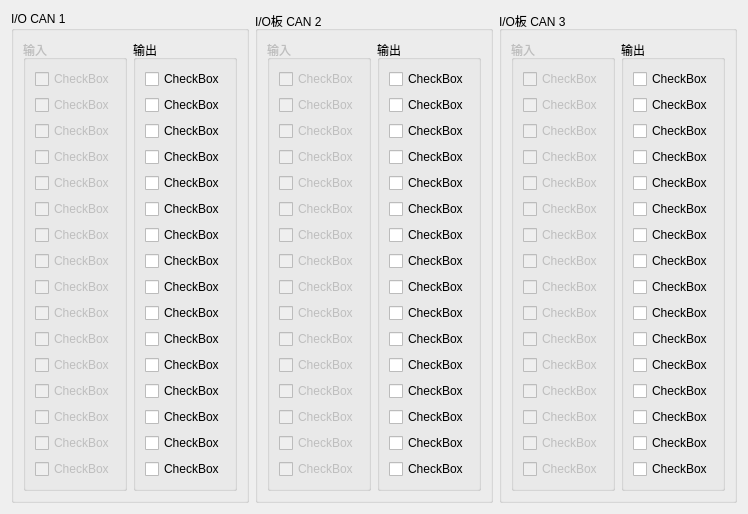
      <widget class="QWidget" name="tab_4">
       <attribute name="title">
        <string>页</string>
       </attribute>
       <layout class="QGridLayout" name="gridLayout_7">
        <item row="0" column="0">
         <layout class="QHBoxLayout" name="horizontalLayout_4">
          <item>
           <widget class="QGroupBox" name="groupBox_4">
            <property name="title">
             <string>I/O CAN 1</string>
            </property>
            <layout class="QGridLayout" name="gridLayout">
             <item row="0" column="0">
              <layout class="QHBoxLayout" name="horizontalLayout">
               <item>
                <widget class="QGroupBox" name="groupBox_2">
                 <property name="enabled">
                  <bool>false</bool>
                 </property>
                 <property name="title">
                  <string>输入</string>
                 </property>
                 <layout class="QVBoxLayout" name="verticalLayout_2">
                  <item>
                   <widget class="QCheckBox" name="checkBoxInG1_1">
                    <property name="text">
                     <string>CheckBox</string>
                    </property>
                   </widget>
                  </item>
                  <item>
                   <widget class="QCheckBox" name="checkBoxInG1_2">
                    <property name="text">
                     <string>CheckBox</string>
                    </property>
                   </widget>
                  </item>
                  <item>
                   <widget class="QCheckBox" name="checkBoxInG1_3">
                    <property name="text">
                     <string>CheckBox</string>
                    </property>
                   </widget>
                  </item>
                  <item>
                   <widget class="QCheckBox" name="checkBoxInG1_4">
                    <property name="text">
                     <string>CheckBox</string>
                    </property>
                   </widget>
                  </item>
                  <item>
                   <widget class="QCheckBox" name="checkBoxInG1_5">
                    <property name="text">
                     <string>CheckBox</string>
                    </property>
                   </widget>
                  </item>
                  <item>
                   <widget class="QCheckBox" name="checkBoxInG1_6">
                    <property name="text">
                     <string>CheckBox</string>
                    </property>
                   </widget>
                  </item>
                  <item>
                   <widget class="QCheckBox" name="checkBoxInG1_7">
                    <property name="text">
                     <string>CheckBox</string>
                    </property>
                   </widget>
                  </item>
                  <item>
                   <widget class="QCheckBox" name="checkBoxInG1_8">
                    <property name="text">
                     <string>CheckBox</string>
                    </property>
                   </widget>
                  </item>
                  <item>
                   <widget class="QCheckBox" name="checkBoxInG1_9">
                    <property name="text">
                     <string>CheckBox</string>
                    </property>
                   </widget>
                  </item>
                  <item>
                   <widget class="QCheckBox" name="checkBoxInG1_10">
                    <property name="text">
                     <string>CheckBox</string>
                    </property>
                   </widget>
                  </item>
                  <item>
                   <widget class="QCheckBox" name="checkBoxInG1_11">
                    <property name="text">
                     <string>CheckBox</string>
                    </property>
                   </widget>
                  </item>
                  <item>
                   <widget class="QCheckBox" name="checkBoxInG1_12">
                    <property name="text">
                     <string>CheckBox</string>
                    </property>
                   </widget>
                  </item>
                  <item>
                   <widget class="QCheckBox" name="checkBoxInG1_13">
                    <property name="text">
                     <string>CheckBox</string>
                    </property>
                   </widget>
                  </item>
                  <item>
                   <widget class="QCheckBox" name="checkBoxInG1_14">
                    <property name="text">
                     <string>CheckBox</string>
                    </property>
                   </widget>
                  </item>
                  <item>
                   <widget class="QCheckBox" name="checkBoxInG1_15">
                    <property name="text">
                     <string>CheckBox</string>
                    </property>
                   </widget>
                  </item>
                  <item>
                   <widget class="QCheckBox" name="checkBoxInG1_16">
                    <property name="text">
                     <string>CheckBox</string>
                    </property>
                   </widget>
                  </item>
                 </layout>
                </widget>
               </item>
               <item>
                <widget class="QGroupBox" name="groupBox_3">
                 <property name="title">
                  <string>输出</string>
                 </property>
                 <layout class="QVBoxLayout" name="verticalLayout">
                  <item>
                   <widget class="QCheckBox" name="checkBoxOutG1_1">
                    <property name="text">
                     <string>CheckBox</string>
                    </property>
                   </widget>
                  </item>
                  <item>
                   <widget class="QCheckBox" name="checkBoxOutG1_2">
                    <property name="text">
                     <string>CheckBox</string>
                    </property>
                   </widget>
                  </item>
                  <item>
                   <widget class="QCheckBox" name="checkBoxOutG1_3">
                    <property name="text">
                     <string>CheckBox</string>
                    </property>
                   </widget>
                  </item>
                  <item>
                   <widget class="QCheckBox" name="checkBoxOutG1_4">
                    <property name="text">
                     <string>CheckBox</string>
                    </property>
                   </widget>
                  </item>
                  <item>
                   <widget class="QCheckBox" name="checkBoxOutG1_5">
                    <property name="text">
                     <string>CheckBox</string>
                    </property>
                   </widget>
                  </item>
                  <item>
                   <widget class="QCheckBox" name="checkBoxOutG1_6">
                    <property name="text">
                     <string>CheckBox</string>
                    </property>
                   </widget>
                  </item>
                  <item>
                   <widget class="QCheckBox" name="checkBoxOutG1_7">
                    <property name="text">
                     <string>CheckBox</string>
                    </property>
                   </widget>
                  </item>
                  <item>
                   <widget class="QCheckBox" name="checkBoxOutG1_8">
                    <property name="text">
                     <string>CheckBox</string>
                    </property>
                   </widget>
                  </item>
                  <item>
                   <widget class="QCheckBox" name="checkBoxOutG1_9">
                    <property name="text">
                     <string>CheckBox</string>
                    </property>
                   </widget>
                  </item>
                  <item>
                   <widget class="QCheckBox" name="checkBoxOutG1_10">
                    <property name="text">
                     <string>CheckBox</string>
                    </property>
                   </widget>
                  </item>
                  <item>
                   <widget class="QCheckBox" name="checkBoxOutG1_11">
                    <property name="text">
                     <string>CheckBox</string>
                    </property>
                   </widget>
                  </item>
                  <item>
                   <widget class="QCheckBox" name="checkBoxOutG1_12">
                    <property name="text">
                     <string>CheckBox</string>
                    </property>
                   </widget>
                  </item>
                  <item>
                   <widget class="QCheckBox" name="checkBoxOutG1_13">
                    <property name="text">
                     <string>CheckBox</string>
                    </property>
                   </widget>
                  </item>
                  <item>
                   <widget class="QCheckBox" name="checkBoxOutG1_14">
                    <property name="text">
                     <string>CheckBox</string>
                    </property>
                   </widget>
                  </item>
                  <item>
                   <widget class="QCheckBox" name="checkBoxOutG1_15">
                    <property name="text">
                     <string>CheckBox</string>
                    </property>
                   </widget>
                  </item>
                  <item>
                   <widget class="QCheckBox" name="checkBoxOutG1_16">
                    <property name="text">
                     <string>CheckBox</string>
                    </property>
                   </widget>
                  </item>
                 </layout>
                </widget>
               </item>
              </layout>
             </item>
            </layout>
           </widget>
          </item>
          <item>
           <widget class="QGroupBox" name="groupBox_5">
            <property name="title">
             <string>I/O板 CAN 2</string>
            </property>
            <layout class="QGridLayout" name="gridLayout_2">
             <item row="0" column="0">
              <layout class="QHBoxLayout" name="horizontalLayout_2">
               <item>
                <widget class="QGroupBox" name="groupBox_6">
                 <property name="enabled">
                  <bool>false</bool>
                 </property>
                 <property name="title">
                  <string>输入</string>
                 </property>
                 <layout class="QVBoxLayout" name="verticalLayout_9">
                  <item>
                   <widget class="QCheckBox" name="checkBoxInG2_1">
                    <property name="text">
                     <string>CheckBox</string>
                    </property>
                   </widget>
                  </item>
                  <item>
                   <widget class="QCheckBox" name="checkBoxInG2_2">
                    <property name="text">
                     <string>CheckBox</string>
                    </property>
                   </widget>
                  </item>
                  <item>
                   <widget class="QCheckBox" name="checkBoxInG2_3">
                    <property name="text">
                     <string>CheckBox</string>
                    </property>
                   </widget>
                  </item>
                  <item>
                   <widget class="QCheckBox" name="checkBoxInG2_4">
                    <property name="text">
                     <string>CheckBox</string>
                    </property>
                   </widget>
                  </item>
                  <item>
                   <widget class="QCheckBox" name="checkBoxInG2_5">
                    <property name="text">
                     <string>CheckBox</string>
                    </property>
                   </widget>
                  </item>
                  <item>
                   <widget class="QCheckBox" name="checkBoxInG2_6">
                    <property name="text">
                     <string>CheckBox</string>
                    </property>
                   </widget>
                  </item>
                  <item>
                   <widget class="QCheckBox" name="checkBoxInG2_7">
                    <property name="text">
                     <string>CheckBox</string>
                    </property>
                   </widget>
                  </item>
                  <item>
                   <widget class="QCheckBox" name="checkBoxInG2_8">
                    <property name="text">
                     <string>CheckBox</string>
                    </property>
                   </widget>
                  </item>
                  <item>
                   <widget class="QCheckBox" name="checkBoxInG2_9">
                    <property name="text">
                     <string>CheckBox</string>
                    </property>
                   </widget>
                  </item>
                  <item>
                   <widget class="QCheckBox" name="checkBoxInG2_10">
                    <property name="text">
                     <string>CheckBox</string>
                    </property>
                   </widget>
                  </item>
                  <item>
                   <widget class="QCheckBox" name="checkBoxInG2_11">
                    <property name="text">
                     <string>CheckBox</string>
                    </property>
                   </widget>
                  </item>
                  <item>
                   <widget class="QCheckBox" name="checkBoxInG2_12">
                    <property name="text">
                     <string>CheckBox</string>
                    </property>
                   </widget>
                  </item>
                  <item>
                   <widget class="QCheckBox" name="checkBoxInG2_13">
                    <property name="text">
                     <string>CheckBox</string>
                    </property>
                   </widget>
                  </item>
                  <item>
                   <widget class="QCheckBox" name="checkBoxInG2_14">
                    <property name="text">
                     <string>CheckBox</string>
                    </property>
                   </widget>
                  </item>
                  <item>
                   <widget class="QCheckBox" name="checkBoxInG2_15">
                    <property name="text">
                     <string>CheckBox</string>
                    </property>
                   </widget>
                  </item>
                  <item>
                   <widget class="QCheckBox" name="checkBoxInG2_16">
                    <property name="text">
                     <string>CheckBox</string>
                    </property>
                   </widget>
                  </item>
                 </layout>
                </widget>
               </item>
               <item>
                <widget class="QGroupBox" name="groupBox_7">
                 <property name="title">
                  <string>输出</string>
                 </property>
                 <layout class="QVBoxLayout" name="verticalLayout_10">
                  <item>
                   <widget class="QCheckBox" name="checkBoxOutG2_1">
                    <property name="text">
                     <string>CheckBox</string>
                    </property>
                   </widget>
                  </item>
                  <item>
                   <widget class="QCheckBox" name="checkBoxOutG2_2">
                    <property name="text">
                     <string>CheckBox</string>
                    </property>
                   </widget>
                  </item>
                  <item>
                   <widget class="QCheckBox" name="checkBoxOutG2_3">
                    <property name="text">
                     <string>CheckBox</string>
                    </property>
                   </widget>
                  </item>
                  <item>
                   <widget class="QCheckBox" name="checkBoxOutG2_4">
                    <property name="text">
                     <string>CheckBox</string>
                    </property>
                   </widget>
                  </item>
                  <item>
                   <widget class="QCheckBox" name="checkBoxOutG2_5">
                    <property name="text">
                     <string>CheckBox</string>
                    </property>
                   </widget>
                  </item>
                  <item>
                   <widget class="QCheckBox" name="checkBoxOutG2_6">
                    <property name="text">
                     <string>CheckBox</string>
                    </property>
                   </widget>
                  </item>
                  <item>
                   <widget class="QCheckBox" name="checkBoxOutG2_7">
                    <property name="text">
                     <string>CheckBox</string>
                    </property>
                   </widget>
                  </item>
                  <item>
                   <widget class="QCheckBox" name="checkBoxOutG2_8">
                    <property name="text">
                     <string>CheckBox</string>
                    </property>
                   </widget>
                  </item>
                  <item>
                   <widget class="QCheckBox" name="checkBoxOutG2_9">
                    <property name="text">
                     <string>CheckBox</string>
                    </property>
                   </widget>
                  </item>
                  <item>
                   <widget class="QCheckBox" name="checkBoxOutG2_10">
                    <property name="text">
                     <string>CheckBox</string>
                    </property>
                   </widget>
                  </item>
                  <item>
                   <widget class="QCheckBox" name="checkBoxOutG2_11">
                    <property name="text">
                     <string>CheckBox</string>
                    </property>
                   </widget>
                  </item>
                  <item>
                   <widget class="QCheckBox" name="checkBoxOutG2_12">
                    <property name="text">
                     <string>CheckBox</string>
                    </property>
                   </widget>
                  </item>
                  <item>
                   <widget class="QCheckBox" name="checkBoxOutG2_13">
                    <property name="text">
                     <string>CheckBox</string>
                    </property>
                   </widget>
                  </item>
                  <item>
                   <widget class="QCheckBox" name="checkBoxOutG2_14">
                    <property name="text">
                     <string>CheckBox</string>
                    </property>
                   </widget>
                  </item>
                  <item>
                   <widget class="QCheckBox" name="checkBoxOutG2_15">
                    <property name="text">
                     <string>CheckBox</string>
                    </property>
                   </widget>
                  </item>
                  <item>
                   <widget class="QCheckBox" name="checkBoxOutG2_16">
                    <property name="text">
                     <string>CheckBox</string>
                    </property>
                   </widget>
                  </item>
                 </layout>
                </widget>
               </item>
              </layout>
             </item>
            </layout>
           </widget>
          </item>
          <item>
           <widget class="QGroupBox" name="groupBox_41">
            <property name="title">
             <string>I/O板 CAN 3</string>
            </property>
            <layout class="QGridLayout" name="gridLayout_6">
             <item row="0" column="0">
              <layout class="QHBoxLayout" name="horizontalLayout_3">
               <item>
                <widget class="QGroupBox" name="groupBox_44">
                 <property name="enabled">
                  <bool>false</bool>
                 </property>
                 <property name="title">
                  <string>输入</string>
                 </property>
                 <layout class="QVBoxLayout" name="verticalLayout_5">
                  <item>
                   <widget class="QCheckBox" name="checkBoxInG3_1">
                    <property name="text">
                     <string>CheckBox</string>
                    </property>
                   </widget>
                  </item>
                  <item>
                   <widget class="QCheckBox" name="checkBoxInG3_2">
                    <property name="text">
                     <string>CheckBox</string>
                    </property>
                   </widget>
                  </item>
                  <item>
                   <widget class="QCheckBox" name="checkBoxInG3_3">
                    <property name="text">
                     <string>CheckBox</string>
                    </property>
                   </widget>
                  </item>
                  <item>
                   <widget class="QCheckBox" name="checkBoxInG3_4">
                    <property name="text">
                     <string>CheckBox</string>
                    </property>
                   </widget>
                  </item>
                  <item>
                   <widget class="QCheckBox" name="checkBoxInG3_5">
                    <property name="text">
                     <string>CheckBox</string>
                    </property>
                   </widget>
                  </item>
                  <item>
                   <widget class="QCheckBox" name="checkBoxInG3_6">
                    <property name="text">
                     <string>CheckBox</string>
                    </property>
                   </widget>
                  </item>
                  <item>
                   <widget class="QCheckBox" name="checkBoxInG3_7">
                    <property name="text">
                     <string>CheckBox</string>
                    </property>
                   </widget>
                  </item>
                  <item>
                   <widget class="QCheckBox" name="checkBoxInG3_8">
                    <property name="text">
                     <string>CheckBox</string>
                    </property>
                   </widget>
                  </item>
                  <item>
                   <widget class="QCheckBox" name="checkBoxInG3_9">
                    <property name="text">
                     <string>CheckBox</string>
                    </property>
                   </widget>
                  </item>
                  <item>
                   <widget class="QCheckBox" name="checkBoxInG3_10">
                    <property name="text">
                     <string>CheckBox</string>
                    </property>
                   </widget>
                  </item>
                  <item>
                   <widget class="QCheckBox" name="checkBoxInG3_11">
                    <property name="text">
                     <string>CheckBox</string>
                    </property>
                   </widget>
                  </item>
                  <item>
                   <widget class="QCheckBox" name="checkBoxInG3_12">
                    <property name="text">
                     <string>CheckBox</string>
                    </property>
                   </widget>
                  </item>
                  <item>
                   <widget class="QCheckBox" name="checkBoxInG3_13">
                    <property name="text">
                     <string>CheckBox</string>
                    </property>
                   </widget>
                  </item>
                  <item>
                   <widget class="QCheckBox" name="checkBoxInG3_14">
                    <property name="text">
                     <string>CheckBox</string>
                    </property>
                   </widget>
                  </item>
                  <item>
                   <widget class="QCheckBox" name="checkBoxInG3_15">
                    <property name="text">
                     <string>CheckBox</string>
                    </property>
                   </widget>
                  </item>
                  <item>
                   <widget class="QCheckBox" name="checkBoxInG3_16">
                    <property name="text">
                     <string>CheckBox</string>
                    </property>
                   </widget>
                  </item>
                 </layout>
                </widget>
               </item>
               <item>
                <widget class="QGroupBox" name="groupBox_45">
                 <property name="title">
                  <string>输出</string>
                 </property>
                 <layout class="QVBoxLayout" name="verticalLayout_6">
                  <item>
                   <widget class="QCheckBox" name="checkBoxOutG3_1">
                    <property name="text">
                     <string>CheckBox</string>
                    </property>
                   </widget>
                  </item>
                  <item>
                   <widget class="QCheckBox" name="checkBoxOutG3_2">
                    <property name="text">
                     <string>CheckBox</string>
                    </property>
                   </widget>
                  </item>
                  <item>
                   <widget class="QCheckBox" name="checkBoxOutG3_3">
                    <property name="text">
                     <string>CheckBox</string>
                    </property>
                   </widget>
                  </item>
                  <item>
                   <widget class="QCheckBox" name="checkBoxOutG3_4">
                    <property name="text">
                     <string>CheckBox</string>
                    </property>
                   </widget>
                  </item>
                  <item>
                   <widget class="QCheckBox" name="checkBoxOutG3_5">
                    <property name="text">
                     <string>CheckBox</string>
                    </property>
                   </widget>
                  </item>
                  <item>
                   <widget class="QCheckBox" name="checkBoxOutG3_6">
                    <property name="text">
                     <string>CheckBox</string>
                    </property>
                   </widget>
                  </item>
                  <item>
                   <widget class="QCheckBox" name="checkBoxOutG3_7">
                    <property name="text">
                     <string>CheckBox</string>
                    </property>
                   </widget>
                  </item>
                  <item>
                   <widget class="QCheckBox" name="checkBoxOutG3_8">
                    <property name="text">
                     <string>CheckBox</string>
                    </property>
                   </widget>
                  </item>
                  <item>
                   <widget class="QCheckBox" name="checkBoxOutG3_9">
                    <property name="text">
                     <string>CheckBox</string>
                    </property>
                   </widget>
                  </item>
                  <item>
                   <widget class="QCheckBox" name="checkBoxOutG3_10">
                    <property name="text">
                     <string>CheckBox</string>
                    </property>
                   </widget>
                  </item>
                  <item>
                   <widget class="QCheckBox" name="checkBoxOutG3_11">
                    <property name="text">
                     <string>CheckBox</string>
                    </property>
                   </widget>
                  </item>
                  <item>
                   <widget class="QCheckBox" name="checkBoxOutG3_12">
                    <property name="text">
                     <string>CheckBox</string>
                    </property>
                   </widget>
                  </item>
                  <item>
                   <widget class="QCheckBox" name="checkBoxOutG3_13">
                    <property name="text">
                     <string>CheckBox</string>
                    </property>
                   </widget>
                  </item>
                  <item>
                   <widget class="QCheckBox" name="checkBoxOutG3_14">
                    <property name="text">
                     <string>CheckBox</string>
                    </property>
                   </widget>
                  </item>
                  <item>
                   <widget class="QCheckBox" name="checkBoxOutG3_15">
                    <property name="text">
                     <string>CheckBox</string>
                    </property>
                   </widget>
                  </item>
                  <item>
                   <widget class="QCheckBox" name="checkBoxOutG3_16">
                    <property name="text">
                     <string>CheckBox</string>
                    </property>
                   </widget>
                  </item>
                 </layout>
                </widget>
               </item>
              </layout>
             </item>
            </layout>
           </widget>
          </item>
         </layout>
        </item>
       </layout>
      </widget>
